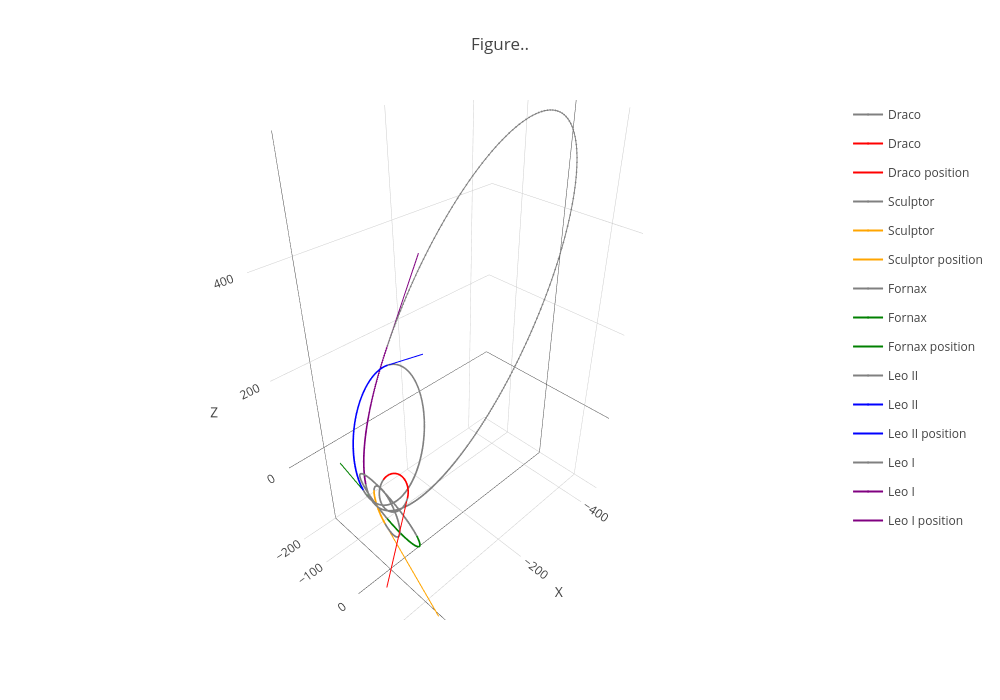

Notebook cell for this chart:
### Markdown cell above
<blockquote>
    <p><h3>3.2 The set of orbits:</h3></p>
<blockquote>

### Code cell
fig3 = go.Figure()
colors_dwarfc = ['red', 'orange', 'green', 'blue', 'purple']

for i, n in enumerate(list(sGC['Name'])):
    d = ellipses[n]['set']
    dc = ellipses[n]['setc']
    plottraces(fig3, list([d]), [n], ['grey'])
    plottraces(fig3, list([dc]), [n], [colors_dwarfc[i]])
    fig3.add_trace(
            go.Scatter3d(
                x=[sGC['x'][i].value, sGC['x'][i].value+sGC['v_x'][i].value],
                y=[sGC['y'][i].value, sGC['y'][i].value+sGC['v_y'][i].value],
                z=[sGC['z'][i].value, sGC['z'][i].value+sGC['v_z'][i].value],
                mode='lines', legendgroup=n,  hovertext=n, line=dict(color=colors_dwarfc[i]),
                name="{} position".format(n)  )  )

fig3.update_layout(title='Figure..', autosize=True,
                  scene_camera_eye=dict(x=1.2, y=1.2, z=1.2),
                  scene = dict(xaxis_title='X', yaxis_title='Y', zaxis_title='Z',\
                               xaxis = dict(nticks=5), yaxis = dict(nticks=5), zaxis = dict(nticks=5),),\
                  width=1000, height=700, template='none', scene_aspectmode='data')
fig3.show()

### Figure 1 — Plotly figure (JSON) as saved in the notebook; plotly's stock layout.template omitted (floating-point values rounded to 4 significant figures; data arrays with more than 128 entries replaced by an {"elided": "..."} marker saying what was removed)
{"data": [{"line": {"color": "grey"}, "marker": {"size": 1}, "name": "Draco", "showlegend": true, "type": "scatter3d", "x": {"elided": "1000 float values"}, "y": {"elided": "1000 float values"}, "z": {"elided": "1000 float values"}}, {"line": {"color": "red"}, "marker": {"size": 1}, "name": "Draco", "showlegend": true, "type": "scatter3d", "x": {"elided": "214 float values"}, "y": {"elided": "214 float values"}, "z": {"elided": "214 float values"}}, {"hovertext": "Draco", "legendgroup": "Draco", "line": {"color": "red"}, "mode": "lines", "name": "Draco position", "type": "scatter3d", "x": [-4.065, 61.91], "y": [62.18, 71.37], "z": [43.19, -124.5]}, {"line": {"color": "grey"}, "marker": {"size": 1}, "name": "Sculptor", "showlegend": true, "type": "scatter3d", "x": {"elided": "1000 float values"}, "y": {"elided": "1000 float values"}, "z": {"elided": "1000 float values"}}, {"line": {"color": "orange"}, "marker": {"size": 1}, "name": "Sculptor", "showlegend": true, "type": "scatter3d", "x": {"elided": "183 float values"}, "y": {"elided": "183 float values"}, "z": {"elided": "183 float values"}}, {"hovertext": "Sculptor", "legendgroup": "Sculptor", "line": {"color": "orange"}, "mode": "lines", "name": "Sculptor position", "type": "scatter3d", "x": [-5.323, 13.38], "y": [-9.533, 149.6], "z": [-83.29, -177.6]}, {"line": {"color": "grey"}, "marker": {"size": 1}, "name": "Fornax", "showlegend": true, "type": "scatter3d", "x": {"elided": "1000 float values"}, "y": {"elided": "1000 float values"}, "z": {"elided": "1000 float values"}}, {"line": {"color": "green"}, "marker": {"size": 1}, "name": "Fornax", "showlegend": true, "type": "scatter3d", "x": {"elided": "214 float values"}, "y": {"elided": "214 float values"}, "z": {"elided": "214 float values"}}, {"hovertext": "Fornax", "legendgroup": "Fornax", "line": {"color": "green"}, "mode": "lines", "name": "Fornax position", "type": "scatter3d", "x": [-41.43, -23.77], "y": [-50.96, -167.0], "z": [-134.0, -50.65]}, {"line": {"color": "grey"}, "marker": {"size": 1}, "name": "Leo II", "showlegend": true, "type": "scatter3d", "x": {"elided": "1000 float values"}, "y": {"elided": "1000 float values"}, "z": {"elided": "1000 float values"}}, {"line": {"color": "blue"}, "marker": {"size": 1}, "name": "Leo II", "showlegend": true, "type": "scatter3d", "x": {"elided": "197 float values"}, "y": {"elided": "197 float values"}, "z": {"elided": "197 float values"}}, {"hovertext": "Leo II", "legendgroup": "Leo II", "line": {"color": "blue"}, "mode": "lines", "name": "Leo II position", "type": "scatter3d", "x": [-76.48, -124.4], "y": [-58.17, -22.96], "z": [215.0, 231.1]}, {"line": {"color": "grey"}, "marker": {"size": 1}, "name": "Leo I", "showlegend": true, "type": "scatter3d", "x": {"elided": "1000 float values"}, "y": {"elided": "1000 float values"}, "z": {"elided": "1000 float values"}}, {"line": {"color": "purple"}, "marker": {"size": 1}, "name": "Leo I", "showlegend": true, "type": "scatter3d", "x": {"elided": "171 float values"}, "y": {"elided": "171 float values"}, "z": {"elided": "171 float values"}}, {"hovertext": "Leo I", "legendgroup": "Leo I", "line": {"color": "purple"}, "mode": "lines", "name": "Leo I position", "type": "scatter3d", "x": [-125.1, -231.0], "y": [-121.5, -146.2], "z": [195.5, 337.3]}], "layout": {"autosize": true, "height": 700, "scene": {"aspectmode": "data", "aspectratio": {"x": 1.024, "y": 0.645, "z": 1.514}, "camera": {"center": {"x": 0, "y": 0, "z": 0}, "eye": {"x": 1.216, "y": 1.216, "z": 1.216}, "projection": {"type": "perspective"}, "up": {"x": 0, "y": 0, "z": 1}}, "xaxis": {"nticks": 5, "title": {"text": "X"}, "type": "linear"}, "yaxis": {"nticks": 5, "title": {"text": "Y"}, "type": "linear"}, "zaxis": {"nticks": 5, "title": {"text": "Z"}, "type": "linear"}}, "title": {"text": "Figure.."}, "width": 1000}}
